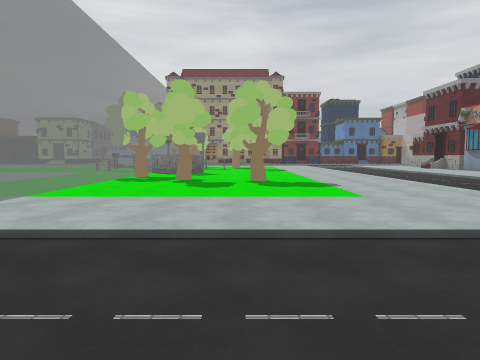
[1] (above)

14 first-person views from a walk through a 3-D level made in the Unity game engine. The camera is 1.3 m above the floor, tilts 4° down and sees 70° across. The floor is counted in squares, 2 m on a side. Each view is taken from the middle of a square. On the plan, view 1 faces up. The plan holds only what a view shows up to about 10 squares ahead; the rest is blank. The place goes on beyond the plan. The player character is not drawn. Some surface patterns are stand-ins.

[2]
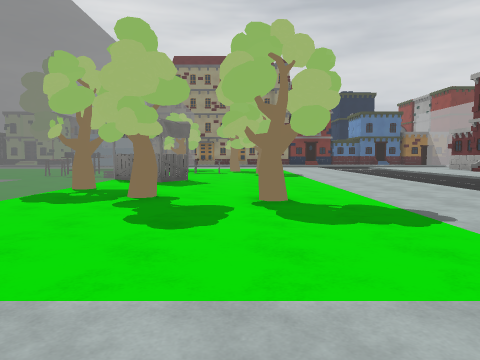

[3]
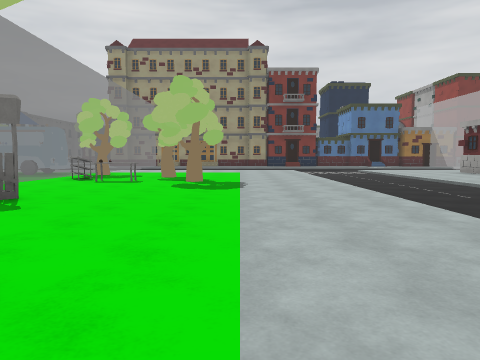

[4]
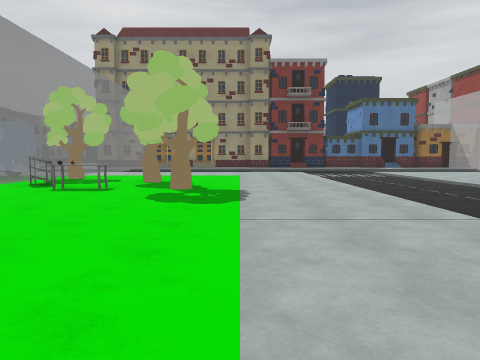

[5]
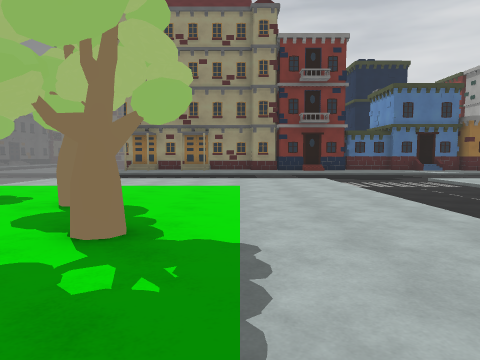

[6]
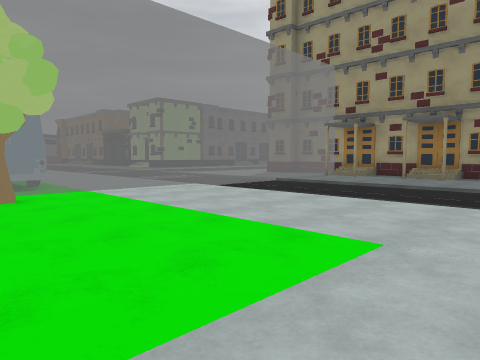

[7]
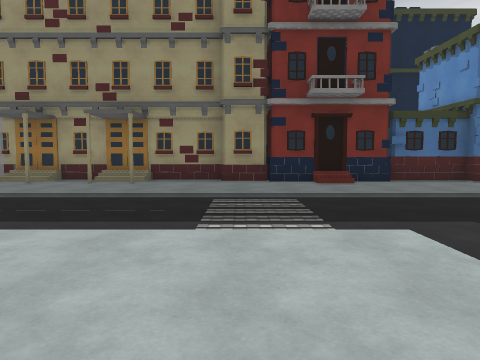

[8]
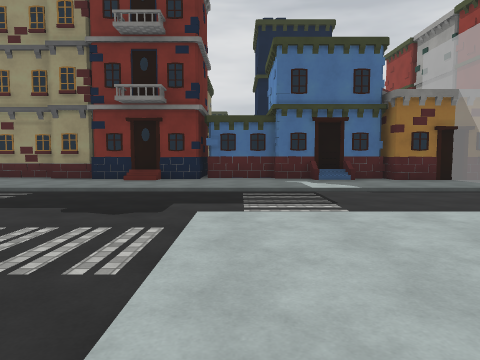

[9]
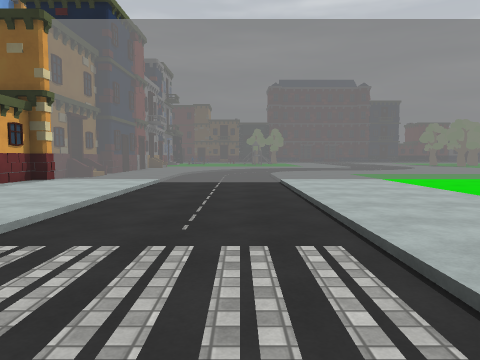

[10]
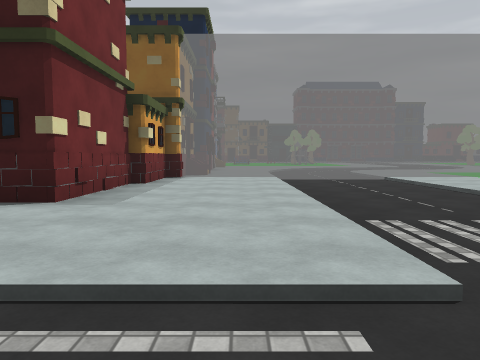

[11]
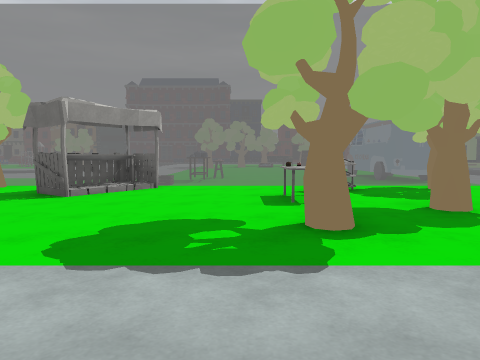

[12]
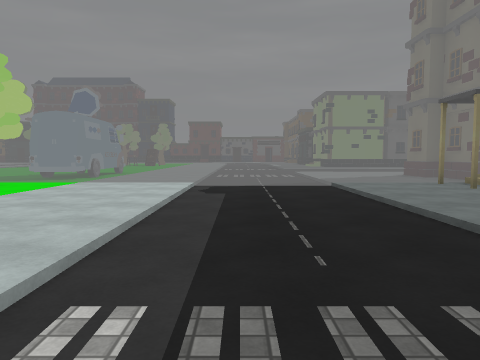

[13]
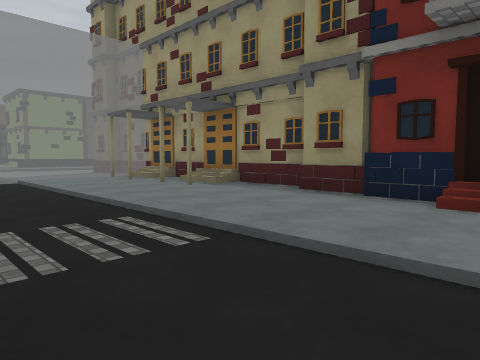

[14]
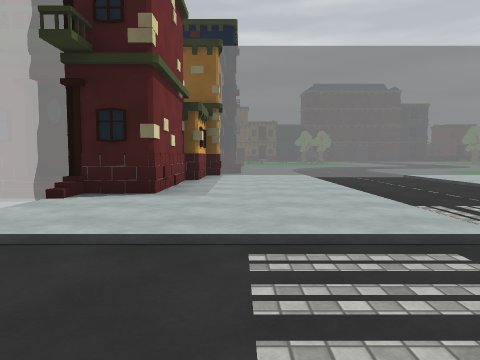

### Floor plan
Key: @ floor where view 1 was taken; # wall or solid block; x gap in a wall; . main floor; - floor 0.25 m lower than the main floor; / step, stairs or slope; = window, fence, low wall or low ledge; O other object.
Columns run from 6 left of view 1 to 15 right of it. Each row starts with its distance up from view 1.
 31   #########
 30 #####./..##########
 29  ..##x/..../.... =./#O
 28  .=......../......./
 27  .=/////////////////
 26  -=----------------
 25  -=----------------
 24  -=////////---////
 23  .=........---...
 22  .=........---...
 21 ##O........---..
 20 #OOO.......---.
 19  .=...O....---.
 18  ..O.......---.
 17  .=.OO.O...---.
 16 O.=........---.
 15 OOO........---
 14  .OO.......---
 13  ..OO......--
 12  .=........--
 11  ..O.......-
 10  .=.O......--
  9  .=....O...--
  8  .=........--
  7  .=........-
  6  .=........
  5  .=........
  4  .=.......
  3  .=////////
  2  -=---------
  1  -=--------
  0  -=///@////-
 -1  .=........--
 -2  ==........---
 -3  ####......--
 -4     ##==...-
 -5        ##
 -6         #

Where each view was taken, in squares from view 1:
view 1: 0 up, 0 right, facing up
view 2: 4 up, 0 right, facing up
view 3: 8 up, 2 right, facing up
view 4: 10 up, 2 right, facing up
view 5: 14 up, 2 right, facing up
view 6: 19 up, 3 right, facing up-left
view 7: 21 up, 3 right, facing up
view 8: 20 up, 8 right, facing up
view 9: 2 up, 5 right, facing left
view 10: 1 down, 6 right, facing left
view 11: 16 up, 4 right, facing left
view 12: 25 up, 4 right, facing left
view 13: 25 up, 6 right, facing up-left
view 14: 2 down, 7 right, facing left
